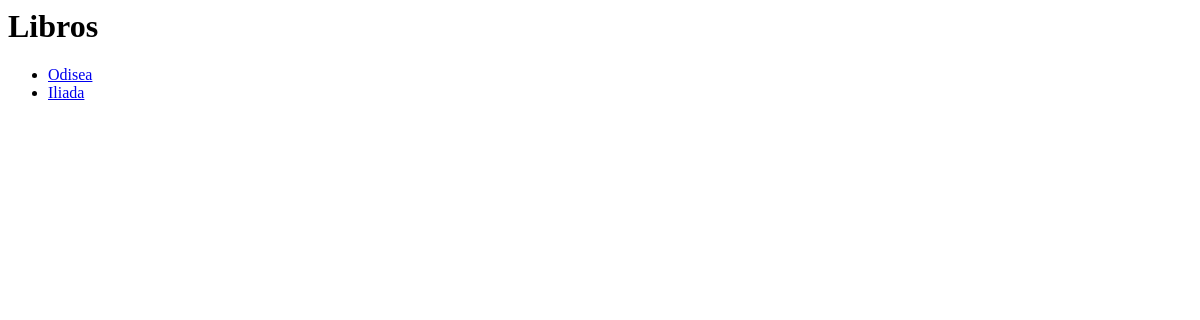
Before: / with the older database file.
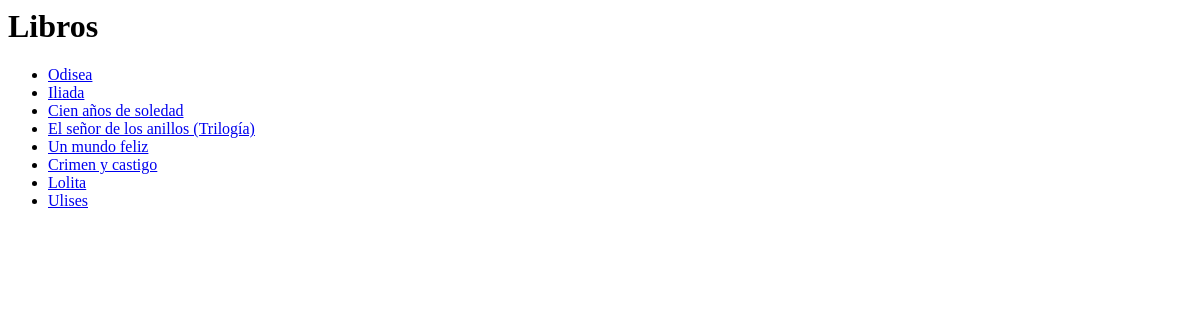
After: the same page with the newer database file.
### reviews/models.py (models this page shows, shortened)
class Book(models.Model):
    title = models.CharField(max_length=255, verbose_name="Título")
    author = models.CharField(max_length=255, verbose_name="Autor")
    published_date = models.DateField(verbose_name="Fecha de publicación")
    genre = models.CharField(max_length=100, default="General", verbose_name="Género")
    class Meta:
        verbose_name = "Libro"
        verbose_name_plural = "Libros"

### reviews/views.py (the view)
# urls.py: path('', views.book_list, name='book_list'),
def book_list(request):
    books = Book.objects.all()
    return render(request, 'reviews/book_list.html', {'books': books})

### reviews/templates/reviews/book_list.html
<h1>Libros</h1>
<ul>
  {% for book in books %}
    <li><a href="{% url 'book_reviews' book.id %}">{{ book.title }}</a></li>
  {% endfor %}
</ul>

Changed rows visible on the page:
added Book: title "Cien años de soledad"
added Book: title "El señor de los anillos (Trilogía)"
added Book: title "Un mundo feliz"
added Book: title "Crimen y castigo"
added Book: title "Lolita"
added Book: title "Ulises"
